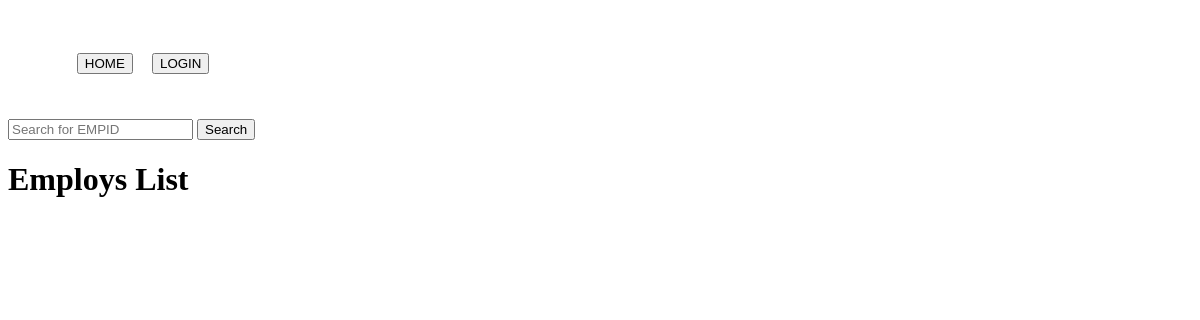
Before: /emp/list/ with the older database file.
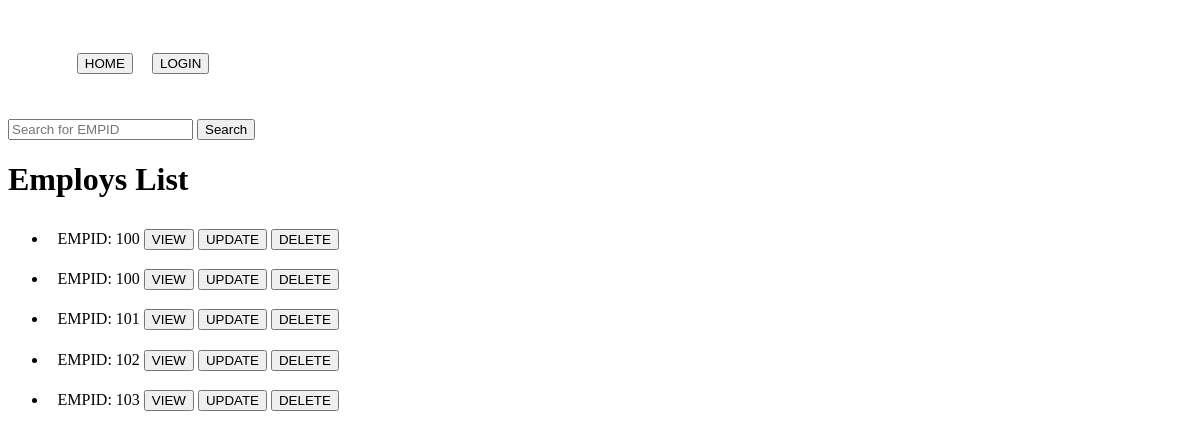
After: the same page with the newer database file.
### emp/models.py (models this page shows, shortened)
class Employ(models.Model):
    empid = models.IntegerField()
    fname = models.CharField(max_length=20)
    lname = models.CharField(max_length=20)
    email = models.EmailField()
    mobile = models.IntegerField()
    position = models.CharField(max_length=20)
    def get_delete_url(self):
        return reverse('emp:delete_emp', kwargs = {'id' : self.id})
    def get_update_url(self):
        return reverse('emp:update_emp', kwargs = {'id' : self.id})
    def get_absolute_url(self):
        return reverse('emp:view_emp', kwargs = {'id' : self.id})
    class Meta:
        verbose_name = 'Employee'
        verbose_name_plural = 'Employees'

### emp/views.py (the view)
# urls.py: path('list/', employlist, name='list_emp'),
def employlist(request, *args, **kwargs):
    queryset = Employ.objects.all()
    query = request.GET.get('q', None)
    if query is not None:
        queryset = queryset.filter(empid__icontains=query)
    context = {
        'object_list' : queryset
    }
    return render(request, 'emp/list.html', context)

### templates/emp/list.html (shortened to what this page needs)
{% include 'navbar.html' %}
{% include 'search.html' %}
<h1>Employs List</h1>
<ul>
    {% for i in object_list %}
    <li>EMPID: {{ i.empid }} <button><a href=" {{ i.get_absolute_url }} ">VIEW</a></button> <button><a href="{{ i.get_update_url }}">UPDATE</a></button> <button><a href="{{ i.get_delete_url }}">DELETE</a></button>
    </li>
    {% endfor %}
</ul>

### templates/navbar.html (shortened to what this page needs)
<nav class = "navlinks">
    <ul type = "none">
    <li>
        <button><a href="/">HOME</a></button>
    </li>
    {% if not user.is_authenticated %}
    <li><button><a href="/accounts/login/">LOGIN</a></button></li>
    {% endif %}
</ul>
</nav>

### templates/search.html
<form action="/emp/list/" method="GET"> {% csrf_token %}
    <input type="text" name="q" placeholder="Search for EMPID">
    <input type="submit" value="Search">
</form>

### templates/navbar.html (style rules this page uses)
.navlinks { display: flex; justify-content: space-between; padding: 1.2rem;; }
.navlinks ul { display: flex; }
li { padding: 0.6rem;; }
button { background-color: none; }
button a { text-decoration: none; color:black; }

Changed rows visible on the page:
added Employ: empid "100"
added Employ: empid "100"
added Employ: empid "101"
added Employ: empid "102"
added Employ: empid "103"
